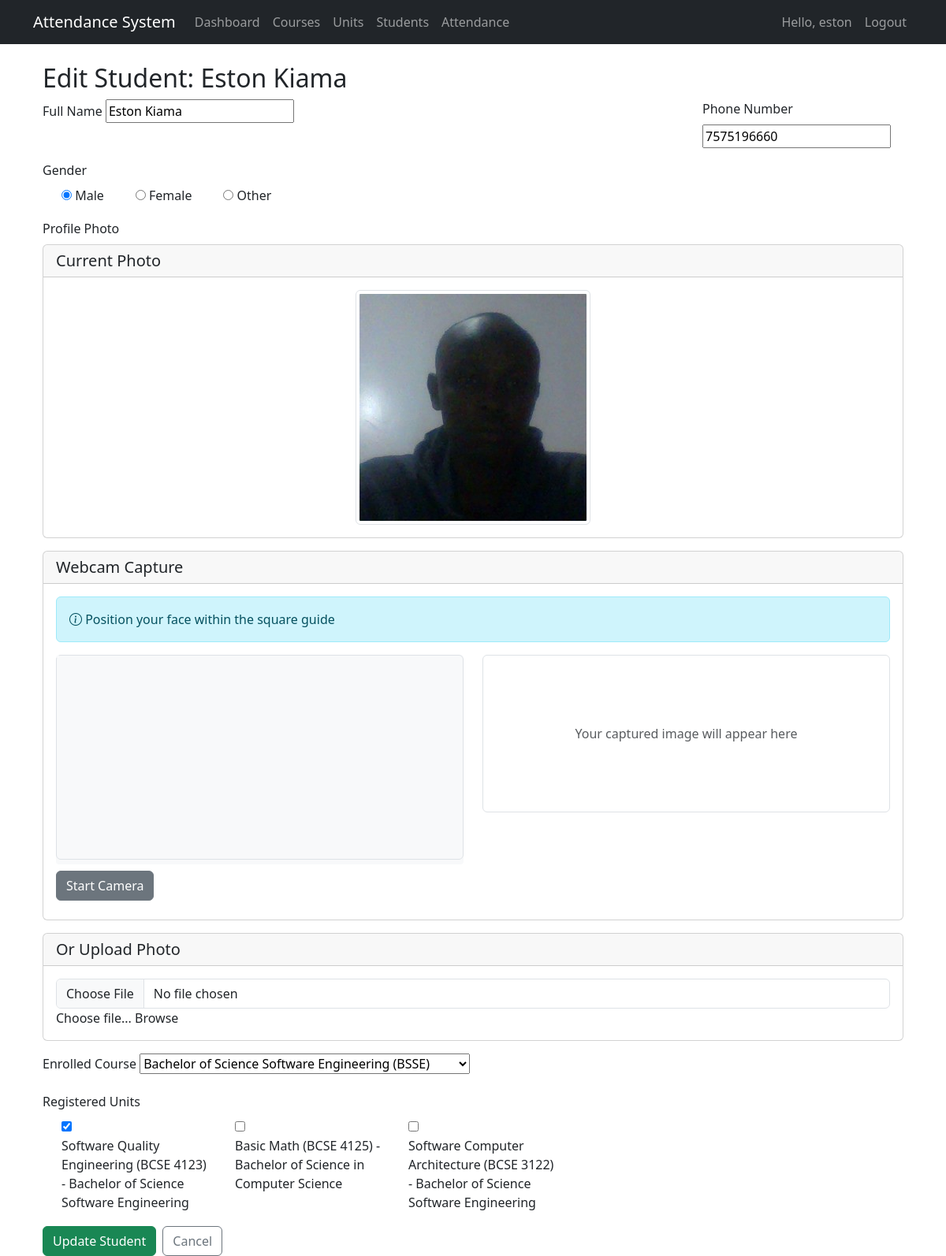
The page /attendance/admin/students/edit/1/ (signed in) on the database its author committed.
### attendance_app/models.py (models this page shows, shortened)
class Student(models.Model):
    GENDER_CHOICES = [
        ('M', 'Male'),
        ('F', 'Female'),
        ('O', 'Other'),
    ]
    user = models.OneToOneField(User, on_delete=models.CASCADE)
    admission_number = models.CharField(max_length=20, unique=True)
    full_name = models.CharField(max_length=100)
    photo = models.ImageField(upload_to=student_image_path, blank=True, null=True)
    course = models.ForeignKey(Course, on_delete=models.SET_NULL, null=True)
    registered_units = models.ManyToManyField(Unit, related_name='students')
    gender = models.CharField(max_length=1, choices=GENDER_CHOICES, blank=True, null=True)
    phone_number = models.CharField(max_length=15, blank=True, null=True)
    email = models.EmailField(blank=True, null=True)
    created_at = models.DateTimeField(auto_now_add=True)

### attendance_app/views.py (the view)
# urls.py: path('admin/students/edit/<int:pk>/', views.edit_student, name='edit_student'),
@login_required
@user_passes_test(is_admin)
def edit_student(request, pk):
    student = get_object_or_404(Student, pk=pk)
    if request.method == 'POST':
        form = StudentUpdateForm(request.POST, request.FILES, instance=student)
        if form.is_valid():
            form.save()
            return redirect('student_list')
    else:
        form = StudentUpdateForm(instance=student)
    return render(request, 'attendance_app/admin/edit_student.html', {'form': form, 'student': student})

### attendance_app/models.py (called while the page is built)
    def __str__(self):
        return f"{self.name} ({self.code})"

    def __str__(self):
        return f"{self.name} ({self.code}) - {self.course.name}"

### attendance_app/views.py (called while the page is built)
def is_admin(user):
    return user.is_superuser

### templates/attendance_app/admin/edit_student.html (shortened to what this page needs)
{% extends 'attendance_app/base.html' %}
{% load static %}
{% block content %}
<div class="container mt-4">
    <h2>Edit Student: {{ student.full_name }}</h2>
    <form method="post" enctype="multipart/form-data">
        <div class="row mb-3">
            <div class="col-md-6">
                <label for="{{ form.full_name.id_for_label }}" class="form-label">{{ form.full_name.label }}</label>
                {{ form.full_name }}
            </div>
            <div class="col-md-3">
            </div>
            <div class="col-md-3">
                <label for="{{ form.phone_number.id_for_label }}" class="form-label">{{ form.phone_number.label }}</label>
                {{ form.phone_number }}
            </div>
        </div>
        <div class="mb-3">
            <label class="form-label">{{ form.gender.label }}</label>
            <div class="d-flex gap-3">
                {% for choice in form.gender %}
                    <div class="form-check">
                        {{ choice.tag }}
                        <label class="form-check-label" for="{{ choice.id_for_label }}">
                            {{ choice.choice_label }}
                        </label>
                    </div>
                {% endfor %}
            </div>
        </div>
        <div class="mb-3">
            <label class="form-label">Profile Photo</label>
            {% if student.photo %}
            <div class="mb-3">
                <div class="card">
                    <div class="card-header">
                        <h5 class="mb-0">Current Photo</h5>
                    </div>
                    <div class="card-body text-center">
                        <img src="{{ student.photo.url }}" class="img-thumbnail" style="max-height: 300px;" alt="Current photo">
                    </div>
                </div>
            </div>
            {% endif %}
            <div class="card mb-3">
                <div class="card-header">
                    <h5 class="mb-0">Webcam Capture</h5>
                </div>
                <div class="card-body">
                    <div class="alert alert-info mb-3">
                        <i class="bi bi-info-circle"></i> Position your face within the square guide
                    </div>
                    <div class="row">
                        <div class="col-md-6">
                            <div class="video-container mb-2 position-relative">
                                <video id="webcam" autoplay playsinline class="border rounded"></video>
                                <div class="position-absolute top-0 start-0 w-100 h-100" style="pointer-events: none;">
                                </div>
                            </div>
                            <div class="d-flex gap-2 mt-2">
                                <button type="button" id="start-camera-btn" class="btn btn-secondary">Start Camera</button>
                            </div>
                        </div>
                        <div class="col-md-6">
                            <div class="preview-container">
                                <div id="preview-placeholder" class="text-muted text-center py-5 border rounded">
                                    Your captured image will appear here
                                </div>
                            </div>
                        </div>
                    </div>
                </div>
            </div>
            <div class="card">
                <div class="card-header">
                    <h5 class="mb-0">Or Upload Photo</h5>
                </div>
                <div class="card-body">
                    <div class="custom-file">
                        <input type="file" class="form-control" name="photo" id="id_photo" accept="image/*">
                        <label class="custom-file-label" for="id_photo">
                            Choose file...
                        </label>
                    </div>
                </div>
            </div>
        </div>
        <div class="mb-3">
            <label for="{{ form.course.id_for_label }}" class="form-label">{{ form.course.label }}</label>
            {{ form.course }}
        </div>
        <div class="mb-3">
            <label class="form-label">{{ form.registered_units.label }}</label>
            <div class="units-checkbox-container">
                {% for unit in form.registered_units %}
                    <div class="form-check">
                        {{ unit.tag }}
                        <label class="form-check-label" for="{{ unit.id_for_label }}">
                            {{ unit.choice_label }}
                        </label>
                    </div>
                {% endfor %}
            </div>
        </div>
        <div class="d-flex gap-2">
            <button type="submit" class="btn btn-success">Update Student</button>
            <a href="{% url 'student_list' %}" class="btn btn-outline-secondary">Cancel</a>
        </div>
    </form>
</div>
{% endblock %}

### templates/attendance_app/base.html (shortened to what this page needs)
<!DOCTYPE html>
<html lang="en">
<head>
    <link href="https://cdn.jsdelivr.net/npm/bootstrap@5.3.0/dist/css/bootstrap.min.css" rel="stylesheet">
    <link rel="stylesheet" href="https://cdn.jsdelivr.net/npm/bootstrap-icons@1.10.0/font/bootstrap-icons.css">
<link rel="stylesheet" href="https://cdn.jsdelivr.net/npm/bootstrap-icons@1.10.0/font/bootstrap-icons.css">
</head>
<body>
    <nav class="navbar navbar-expand-lg navbar-dark bg-dark">
        <div class="container">
            <a class="navbar-brand" href="{% url 'home' %}">Attendance System</a>
            <div class="collapse navbar-collapse" id="navbarNav">
                <ul class="navbar-nav me-auto">
                    {% if user.is_authenticated %}
                        {% if user.is_superuser %}
                            <li class="nav-item">
                                <a class="nav-link" href="{% url 'admin_dashboard' %}">Dashboard</a>
                            </li>
                            <li class="nav-item">
                                <a class="nav-link" href="{% url 'course_list' %}">Courses</a>
                            </li>
                            <li class="nav-item">
                                <a class="nav-link" href="{% url 'unit_list' %}">Units</a>
                            </li>
                            <li class="nav-item">
                                <a class="nav-link" href="{% url 'student_list' %}">Students</a>
                            </li>
                            <li class="nav-item">
                                <a class="nav-link" href="{% url 'attendance_records' %}">Attendance</a>
                            </li>
                        {% endif %}
                    {% endif %}
                </ul>
                <ul class="navbar-nav">
                    {% if user.is_authenticated %}
                        <li class="nav-item">
                            <span class="nav-link">Hello, {{ user.username }}</span>
                        </li>
                        <li class="nav-item">
                            <a class="nav-link" href="{% url 'logout' %}">Logout</a>
                        </li>
                    {% else %}
                        <li class="nav-item">
                            <a class="nav-link" href="{% url 'login' %}">Login</a>
                        </li>
                    {% endif %}
                </ul>
            </div>
        </div>
    </nav>
    <div class="container mt-4">
        {% block content %}{% endblock %}
    </div>
</body>
</html>

### templates/attendance_app/admin/edit_student.html (style rules this page uses)
.video-container { position: relative; background: #f8f9fa; border-radius: 0.25rem; overflow: hidden; width: 100%; max-width: 640px; margin: 0 auto; }
#webcam { width: 100%; height: 100%; object-fit: contain; }
#preview-placeholder { min-height: 200px; display: flex; justify-content: center; align-items: center; }
.units-checkbox-container { display: grid; grid-template-columns: repeat(auto-fill, minmax(200px, 1fr)); gap: 0.5rem; }
.custom-file-label::after { content: "Browse"; }

### rows shown on the page
Student: full_name "Eston Kiama", phone_number "7575196660", photo (picture), course "Bachelor of Science Software Engineering (BSSE)"

### other values the page prints
{{ user.username }} "eston"
{{ choice.choice_label }} "Male" "Female" "Other"
{{ unit.choice_label }} "Software Quality Engineering (BCSE 4123) - Bachelor of Science Software Engineering" "Basic Math (BCSE 4125) - Bachelor of Science in Computer Science" "Software Computer Architecture (BCSE 3122) - Bachelor of Science Software Engineering"
